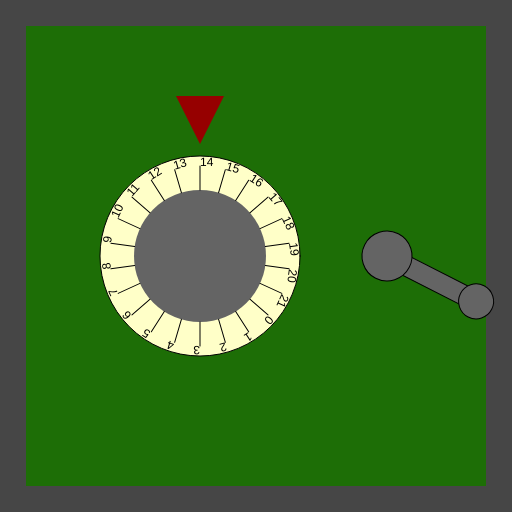
Frame 1 (no input)
Frame 60 (no input): identical to frame 1, image omitted
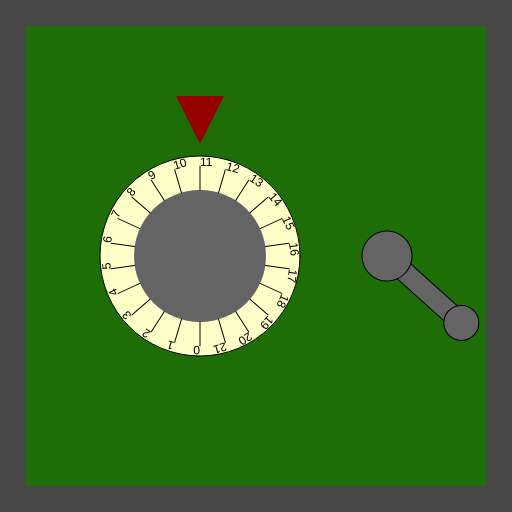
Frame 120 (the mouse pressed at the canvas centre since frame 60)

The p5.js sketch that drew these frames (run headless with seeded random() and noise() and a simulated clock; from frame 60 on, the mouse is pressed at the canvas centre):

// p5.js sketch
// ── sketch.js
/*

Officer: 6319957
CaseNum: 303-0-14067160-6319957

Case 303 - The Case of the Crooked Attorney
Stage 1 - Torvalds' Office

District Attorney Torvalds is well respected in Console City as an upstanding citizen and
enforcer of the law. Of course he’s as crooked as they come. I’ve had enough of having our
hard work at Sleuth and Co undermined by his bribes and back-payments. Let’s take take this
sucker down. I happen to know that Torvalds keeps his incriminating documents spread amongst
several safes in town. I’ll need you to bend the rules a little by breaking into them and
retrieving the incriminating evidence.

The first safe is in Torvald’s office. Crack it by doing the following:

	When the mouse button is pressed:
	- Make Classified_Vault_Code_0 equal to 11

	When any key is released:
	- Make Classified_Vault_Code_0 equal to 0

	Whilst the mouse is moving:
	- Make Classified_Vault_Code_0 equal to 14

	Whilst the mouse is being dragged:
	- Make Classified_Vault_Code_0 equal to 13

	When the mouse button is released:
	- Make Classified_Vault_Code_1 equal to 21

	When the mouse button is pressed:
	- Make Classified_Vault_Code_1 equal to 48

	Whilst the mouse is moving:
	- Make Classified_Vault_Code_1 equal to 63

	When any key is released:
	- Make Classified_Vault_Code_1 equal to 62



There are many possible ways of investigating this case, but you
should use ONLY the following commands:

	- The assignment operator aka. the equals sign !

*/

//declare the variables

var Classified_Vault_Code_0;
var Classified_Vault_Code_1;

function preload() {
  //IMAGES WILL BE LOADED HERE
}

function setup() {
  createCanvas(512, 512);

  //initialise the variables
  Classified_Vault_Code_0 = 0;
  Classified_Vault_Code_1 = 0;
}

///////////////////EVENT HANDLERS///////////////////

//Add your code to these events to open the safe ...

function mouseMoved() {
  Classified_Vault_Code_0 = 14;
  Classified_Vault_Code_1 = 63;
}

function mouseDragged() {
  Classified_Vault_Code_0 = 13;
}

function mousePressed() {
  Classified_Vault_Code_0 = 11;
  Classified_Vault_Code_1 = 48;
}

function mouseReleased() {
  Classified_Vault_Code_1 = 21;
}

function keyPressed() {
  Classified_Vault_Code_0 = 14;
}

function keyReleased() {
  Classified_Vault_Code_0 = 0;
  Classified_Vault_Code_1 = 62;
}

///////////////DO NOT CHANGE CODE BELOW THIS POINT///////////////////

function draw() {
  //Draw the safe door
  background(70);
  noStroke();
  fill(29, 110, 6);
  rect(26, 26, width - 52, width - 52);

  //Draw the combination dial
  push();
  translate(200, height / 2);
  drawDial(200, Classified_Vault_Code_0, 22);
  pop();

  //Draw the lever
  push();
  translate(width - 125, 256);
  drawLever(Classified_Vault_Code_1);
  pop();
}

function drawDial(diameter, num, maxNum) {
  //the combination lock

  var r = diameter * 0.5;
  var p = r * 0.6;

  stroke(0);
  fill(255, 255, 200);
  ellipse(0, 0, diameter, diameter);
  fill(100);
  noStroke();
  ellipse(0, 0, diameter * 0.66, diameter * 0.66);
  fill(150, 0, 0);
  triangle(-p * 0.4, -r - p, p * 0.4, -r - p, 0, -r - p / 5);

  noStroke();

  push();
  var inc = 360 / maxNum;

  rotate(radians(-num * inc));
  for (var i = 0; i < maxNum; i++) {
    push();
    rotate(radians(i * inc));
    stroke(0);
    line(0, -r * 0.66, 0, -(r - 10));
    noStroke();
    fill(0);
    text(i, 0, -(r - 10));
    pop();
  }

  pop();
}

function drawLever(rot) {
  push();
  rotate(radians(-rot));
  stroke(0);
  fill(100);
  rect(-10, 0, 20, 100);
  ellipse(0, 0, 50, 50);
  ellipse(0, 100, 35, 35);
  pop();
}
